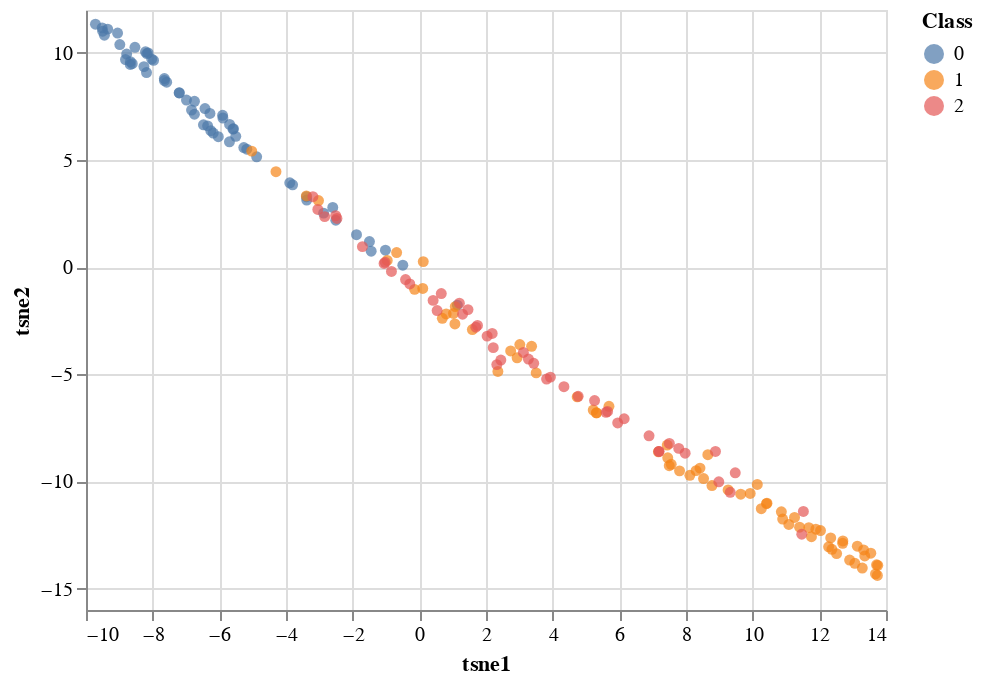

Notebook cell for this chart:
### Code cell
df_tsne=pd.DataFrame(X_tsne, columns=['tsne1','tsne2'])
df_tsne["Class"] = y
alt.Chart(df_tsne).mark_circle().encode(
    x = 'tsne1',
    y = 'tsne2',
    color = 'Class:N',
    tooltip = ['Class:N']
)

### Figure 1 — Vega-Lite specification as saved in the notebook (floating-point values rounded to 4 significant figures; data arrays with more than 128 entries replaced by an {"elided": "..."} marker saying what was removed)
{"config": {"view": {"continuousWidth": 400, "continuousHeight": 300}}, "data": {"name": "data-691a454b6ecc45f2253c09cee37a022b"}, "mark": "circle", "encoding": {"color": {"field": "Class", "type": "nominal"}, "tooltip": [{"field": "Class", "type": "nominal"}], "x": {"field": "tsne1", "type": "quantitative"}, "y": {"field": "tsne2", "type": "quantitative"}}, "$schema": "https://vega.github.io/schema/vega-lite/v4.17.0.json", "datasets": {"data-691a454b6ecc45f2253c09cee37a022b": {"elided": "178 records"}}}
